Frame 1 (no input): blank canvas, image omitted
Frame 60 (the mouse pressed at the canvas centre just before this capture): blank canvas, image omitted
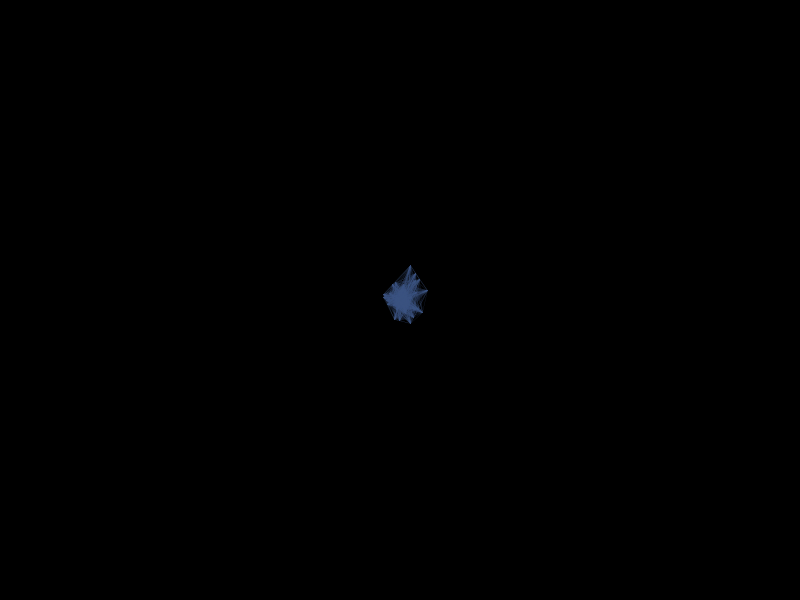
Frame 120 (the mouse held since frame 60 and released just before this capture)

The Processing sketch whose frames 1 and 60 were blank and that drew this single picture after the mouse press (run headless with seeded random() and noise(); from frame 60 on, the mouse is pressed at the canvas centre):

// Processing sketch: processing_140610
// ── processing_140610.pde


float cervena, modra, zelena;
float rndCol;
Bod bodiky[];
int poradi;

void setup() {

  size(800, 600);
  bodiky = new Bod[100000];
  background(255);
  strokeWeight(0.02);
  smooth();

}


void draw() {
//backgroundbackground(255-cervena, 255-zelena, 255-modra);
background(0);
  if (mousePressed) {
    bodiky[poradi] = new Bod(poradi);
    poradi++;
  }
cervena += 0.5;
modra += 0.7;
zelena += 1.1;

if(cervena>255){
cervena = 0;
}
if(modra>255){
modra = 0;
}
if(zelena>255){
zelena = 0;
}
rndCol = random(0,96);
//stroke(abs(cervena-rndCol),abs(modra-rndCol),abs(zelena-rndCol),128);
  for (int i = 0; i < poradi; i++) {
    bodiky[i].display();
  }
}

class Bod {

  float poziceX, poziceY;      //pozice na obrazovce
  int identifikace;
  int  [] seznamSousedu;
  int pocetSousedu;


  Bod(int _id) {

    identifikace = _id;
    poziceX = mouseX;    //pozice bodu X
    poziceY = mouseY;    //pozice bodu Y
    seznamSousedu = new int[identifikace];

    for (int i = 0 ; i < identifikace; i++) {
      float vzdalenost = dist(poziceX, poziceY, bodiky[i].poziceX, bodiky[i].poziceY);
      if (vzdalenost < 60) {
        seznamSousedu[pocetSousedu]=i;
        pocetSousedu++;
      }
    }
  }
  void display() {
    //ellipse(poziceX, poziceY, 10, 10);
  
  poziceX += random(-3,3);
  poziceY += random(-3,3);
  for(int i = 0; i < pocetSousedu; i++){
  stroke(abs(cervena-rndCol),abs(modra-rndCol),abs(zelena-rndCol),250);
    line(poziceX, poziceY, bodiky[seznamSousedu[i]].poziceX, bodiky[seznamSousedu[i]].poziceY);
  }
  }
}
